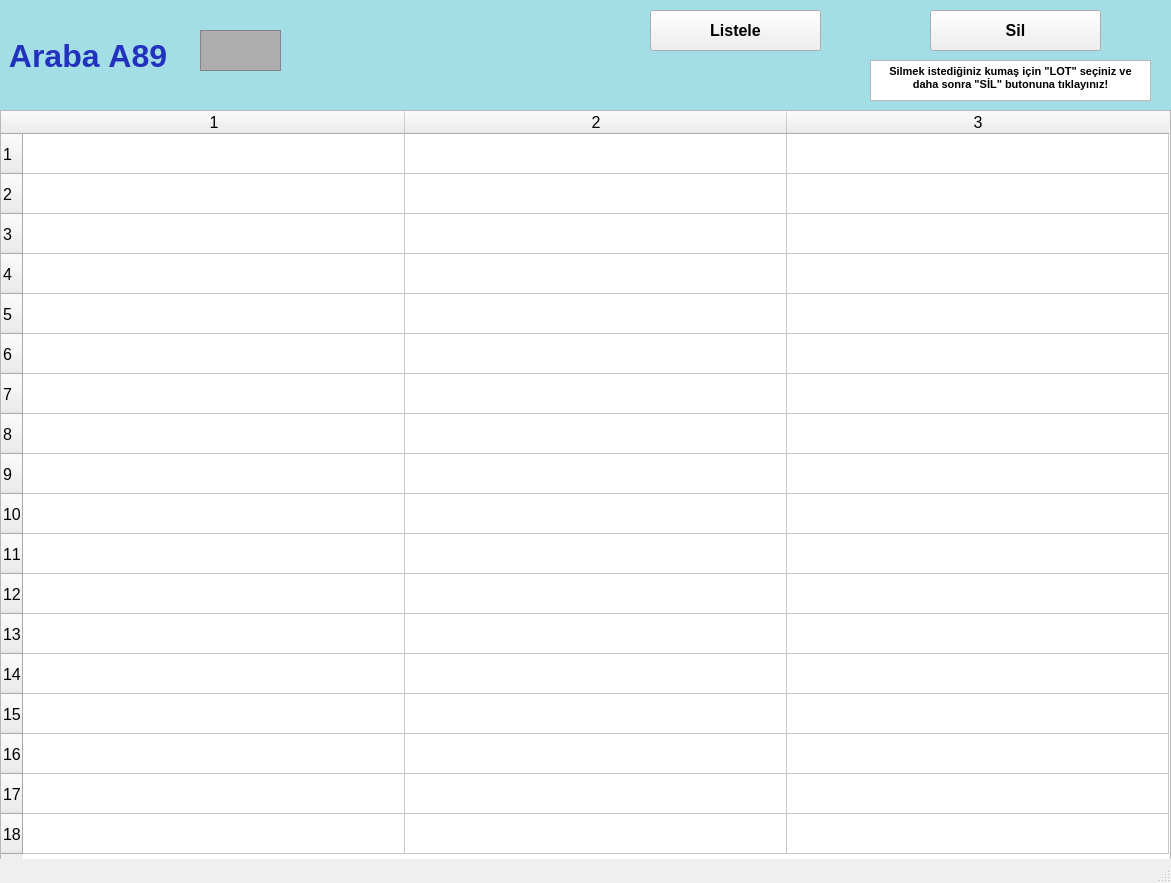
<?xml version="1.0" encoding="UTF-8"?>
<ui version="4.0">
 <class>arabalarA89_ekran</class>
 <widget class="QMainWindow" name="arabalarA89_ekran">
  <property name="geometry">
   <rect>
    <x>0</x>
    <y>0</y>
    <width>1171</width>
    <height>883</height>
   </rect>
  </property>
  <property name="font">
   <font>
    <pointsize>12</pointsize>
    <weight>50</weight>
    <bold>false</bold>
    <kerning>false</kerning>
   </font>
  </property>
  <property name="windowTitle">
   <string/>
  </property>
  <widget class="QWidget" name="centralwidget">
   <widget class="QLabel" name="arabaA1yazi_lbl">
    <property name="geometry">
     <rect>
      <x>0</x>
      <y>0</y>
      <width>1171</width>
      <height>111</height>
     </rect>
    </property>
    <property name="font">
     <font>
      <pointsize>24</pointsize>
      <weight>75</weight>
      <bold>true</bold>
     </font>
    </property>
    <property name="styleSheet">
     <string notr="true">background-color: rgb(163, 221, 229);
color: rgb(34, 50, 190);</string>
    </property>
    <property name="text">
     <string> Araba A89</string>
    </property>
   </widget>
   <widget class="QFrame" name="arabaA1_img">
    <property name="geometry">
     <rect>
      <x>200</x>
      <y>30</y>
      <width>81</width>
      <height>41</height>
     </rect>
    </property>
    <property name="styleSheet">
     <string notr="true">background-color: rgb(173, 173, 173);</string>
    </property>
    <property name="frameShape">
     <enum>QFrame::StyledPanel</enum>
    </property>
    <property name="frameShadow">
     <enum>QFrame::Raised</enum>
    </property>
   </widget>
   <widget class="QPushButton" name="listele89_btn">
    <property name="geometry">
     <rect>
      <x>650</x>
      <y>10</y>
      <width>171</width>
      <height>41</height>
     </rect>
    </property>
    <property name="font">
     <font>
      <pointsize>12</pointsize>
      <weight>75</weight>
      <bold>true</bold>
     </font>
    </property>
    <property name="text">
     <string>Listele</string>
    </property>
   </widget>
   <widget class="QTableWidget" name="A89_tw">
    <property name="geometry">
     <rect>
      <x>0</x>
      <y>110</y>
      <width>1171</width>
      <height>751</height>
     </rect>
    </property>
    <property name="baseSize">
     <size>
      <width>0</width>
      <height>0</height>
     </size>
    </property>
    <property name="rowCount">
     <number>18</number>
    </property>
    <property name="columnCount">
     <number>3</number>
    </property>
    <attribute name="horizontalHeaderVisible">
     <bool>true</bool>
    </attribute>
    <attribute name="horizontalHeaderCascadingSectionResizes">
     <bool>false</bool>
    </attribute>
    <attribute name="horizontalHeaderDefaultSectionSize">
     <number>382</number>
    </attribute>
    <attribute name="horizontalHeaderMinimumSectionSize">
     <number>38</number>
    </attribute>
    <attribute name="verticalHeaderDefaultSectionSize">
     <number>40</number>
    </attribute>
    <attribute name="verticalHeaderMinimumSectionSize">
     <number>23</number>
    </attribute>
    <row/>
    <row/>
    <row/>
    <row/>
    <row/>
    <row/>
    <row/>
    <row/>
    <row/>
    <row/>
    <row/>
    <row/>
    <row/>
    <row/>
    <row/>
    <row/>
    <row/>
    <row/>
    <column/>
    <column/>
    <column/>
   </widget>
   <widget class="QPushButton" name="sil89_btn">
    <property name="geometry">
     <rect>
      <x>930</x>
      <y>10</y>
      <width>171</width>
      <height>41</height>
     </rect>
    </property>
    <property name="font">
     <font>
      <pointsize>12</pointsize>
      <weight>75</weight>
      <bold>true</bold>
     </font>
    </property>
    <property name="text">
     <string>Sil</string>
    </property>
   </widget>
   <widget class="QTextBrowser" name="textBrowser">
    <property name="geometry">
     <rect>
      <x>870</x>
      <y>60</y>
      <width>281</width>
      <height>41</height>
     </rect>
    </property>
    <property name="html">
     <string>&lt;!DOCTYPE HTML PUBLIC &quot;-//W3C//DTD HTML 4.0//EN&quot; &quot;http://www.w3.org/TR/REC-html40/strict.dtd&quot;&gt;
&lt;html&gt;&lt;head&gt;&lt;meta name=&quot;qrichtext&quot; content=&quot;1&quot; /&gt;&lt;style type=&quot;text/css&quot;&gt;
p, li { white-space: pre-wrap; }
&lt;/style&gt;&lt;/head&gt;&lt;body style=&quot; font-family:'MS Shell Dlg 2'; font-size:12pt; font-weight:400; font-style:normal;&quot;&gt;
&lt;p align=&quot;center&quot; style=&quot; margin-top:0px; margin-bottom:0px; margin-left:0px; margin-right:0px; -qt-block-indent:0; text-indent:0px;&quot;&gt;&lt;span style=&quot; font-size:8pt; font-weight:600;&quot;&gt;Silmek istediğiniz kumaş için &amp;quot;LOT&amp;quot; seçiniz ve daha sonra &amp;quot;SİL&amp;quot; butonuna tıklayınız!&lt;/span&gt;&lt;/p&gt;&lt;/body&gt;&lt;/html&gt;</string>
    </property>
   </widget>
  </widget>
  <widget class="QStatusBar" name="statusbar"/>
 </widget>
 <resources/>
 <connections/>
</ui>
